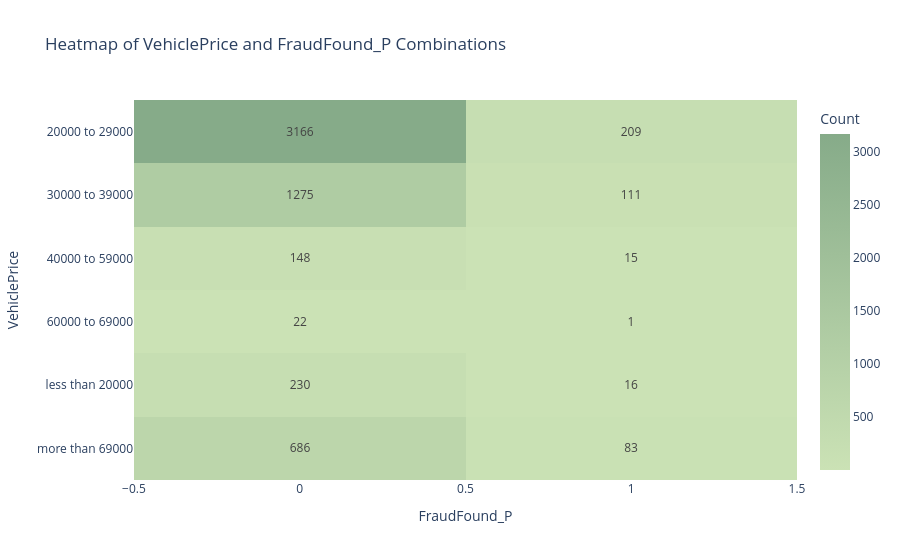

The notebook cell this image was saved under:
### Code cell
plot_two_categorical(collision, 'VehiclePrice', 'FraudFound_P', 'heatmap')

### Figure 1 — Plotly figure (JSON) as saved in the notebook; plotly's stock layout.template omitted (floating-point values rounded to 4 significant figures)
{"data": [{"coloraxis": "coloraxis", "hovertemplate": "FraudFound_P: %{x}<br>VehiclePrice: %{y}<br>Count: %{z}<extra></extra>", "name": "0", "texttemplate": "%{z}", "type": "heatmap", "x": [0, 1], "xaxis": "x", "y": ["20000 to 29000", "30000 to 39000", "40000 to 59000", "60000 to 69000", "less than 20000", "more than 69000"], "yaxis": "y", "z": [[3166, 209], [1275, 111], [148, 15], [22, 1], [230, 16], [686, 83]]}], "layout": {"coloraxis": {"colorbar": {"title": {"text": "Count"}}, "colorscale": [[0, "#CBE2B5"], [1, "#86AB89"]]}, "title": {"text": "Heatmap of VehiclePrice and FraudFound_P Combinations"}, "xaxis": {"anchor": "y", "constrain": "domain", "domain": [0, 1], "scaleanchor": "y", "title": {"text": "FraudFound_P"}}, "yaxis": {"anchor": "x", "autorange": "reversed", "constrain": "domain", "domain": [0, 1], "title": {"text": "VehiclePrice"}}}}
